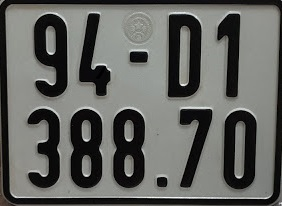
#> input picture Start-up/unnamed.jpg, 282 x 206 px
$ python test.py
#> lines starting #> are read from the running program, lines starting #| are printed output that depends on the picture
import cv2
from pylab import array, plot, show, axis, arange, figure, uint8

# Image data
image = cv2.imread('unnamed.jpg',0) # load as 1-channel 8bit grayscale
#> image: shape (206, 282); min 0, max 255, mean 97.8
cv2.imshow('image',image)
maxIntensity = 255.0 # depends on dtype of image data
x = arange(maxIntensity)

# Parameters for manipulating image data
phi = 1
theta = 1

# Increase intensity such that
# dark pixels become much brighter,
# bright pixels become slightly bright
newImage0 = (maxIntensity/phi)*(image/(maxIntensity/theta))**0.5
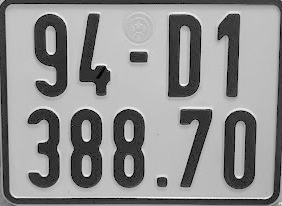
#> newImage0: shape (206, 282) float64; min 0, max 255, mean 144
newImage0 = array(newImage0,dtype=uint8)

cv2.imshow('newImage0',newImage0)
cv2.imwrite('newImage0.jpg',newImage0)

y = (maxIntensity/phi)*(x/(maxIntensity/theta))**0.5

# Decrease intensity such that
# dark pixels become much darker,
# bright pixels become slightly dark
newImage1 = (maxIntensity/phi)*(image/(maxIntensity/theta))**2
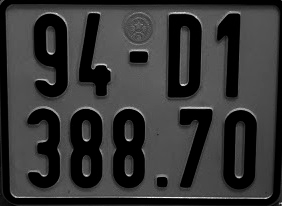
#> newImage1: shape (206, 282) float64; min 0, max 255, mean 52.7
newImage1 = array(newImage1,dtype=uint8)

cv2.imshow('newImage1',newImage1)

z = (maxIntensity/phi)*(x/(maxIntensity/theta))**2

# # Plot the figures
# figure()
# plot(x,y,'r-') # Increased brightness
# plot(x,x,'k:') # Original image
# plot(x,z, 'b-') # Decreased brightness
# #axis('off')
# axis('tight')
# show()

# Close figure window and click on other window
# Then press any keyboard key to close all windows
closeWindow = -1
while closeWindow<0:
    closeWindow = cv2.waitKey(1)
#> (key Esc is pressed here)
cv2.destroyAllWindows()
